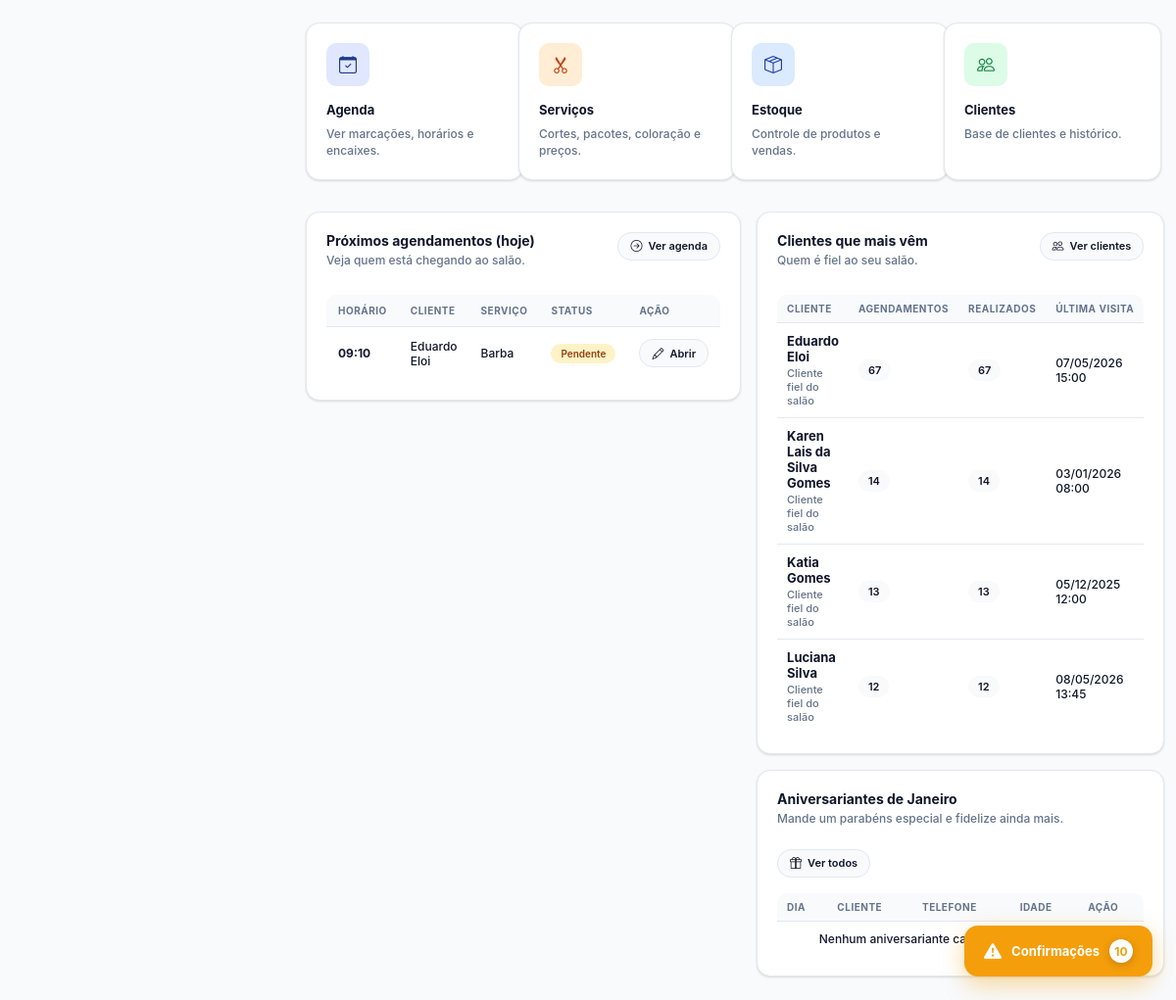
The page /pages/dashboard.php (signed in, lower part) on the database as committed earlier.
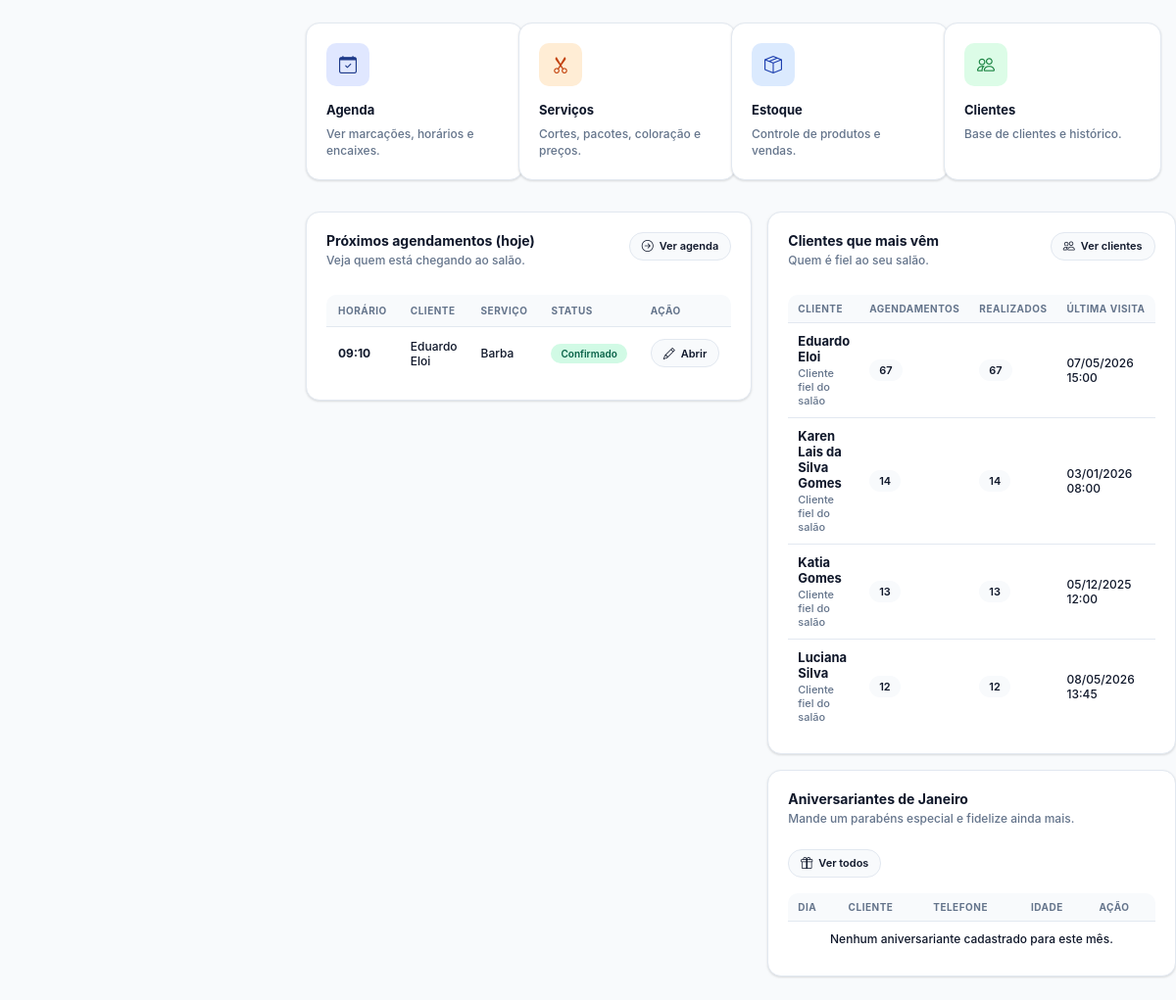
The same page on the database as committed later.
### tables this page shows
CREATE TABLE agendamentos (
        id INTEGER PRIMARY KEY AUTOINCREMENT,
        user_id INTEGER NOT NULL,
        cliente_nome TEXT NOT NULL,
        servico TEXT NOT NULL,
        data_agendamento DATE NOT NULL,
        horario TIME NOT NULL,
        status TEXT DEFAULT 'Pendente',
        observacoes TEXT,
        criado_em DATETIME DEFAULT CURRENT_TIMESTAMP
    , cliente_cpf TEXT, cliente_id INTEGER, valor REAL DEFAULT 0, serie_id TEXT, indice_serie INTEGER DEFAULT 1, e_recorrente INTEGER DEFAULT 0, lembrete_enviado INTEGER DEFAULT 0, comanda_id INTEGER);

### pages/dashboard.php (the view, shortened to what this page needs)
<?php
$userId = $_SESSION['user_id'];
include '../includes/header.php';
include '../includes/menu.php';
include '../includes/db.php';
$hoje        = date('Y-m-d');
$mesAtual    = date('m');
$mesFiltro  = $_GET['mes_aniversario'] ?? $mesAtual;
$stmt = $pdo->prepare("
    SELECT cliente_nome, servico, horario, status
      FROM agendamentos
     WHERE user_id = ?
       AND data_agendamento = ?
     ORDER BY horario ASC
     LIMIT 5
");
$stmt->execute([$userId, $hoje]);
$agendamentosHoje = $stmt->fetchAll();
$stmtTopClientes = $pdo->prepare("
    SELECT
        COALESCE(c.nome, a.cliente_nome) AS nome_cliente,
        COUNT(a.id) AS total_agendamentos,
        SUM(CASE WHEN a.status != 'Cancelado' THEN 1 ELSE 0 END) AS total_realizados,
        MAX(a.data_agendamento || ' ' || a.horario) AS ultimo_atendimento
    FROM agendamentos a
    LEFT JOIN clientes c
           ON c.id = a.cliente_id
          AND c.user_id = a.user_id
    WHERE a.user_id = :userId
    GROUP BY nome_cliente
    HAVING nome_cliente IS NOT NULL
    ORDER BY total_agendamentos DESC
    LIMIT 5
");
$stmtTopClientes->execute([':userId' => $userId]);
$topClientes = $stmtTopClientes->fetchAll();
$mesNomes = [
    '01' => 'Janeiro',
    '02' => 'Fevereiro',
    '03' => 'Março',
    '04' => 'Abril',
    '05' => 'Maio',
    '06' => 'Junho',
    '07' => 'Julho',
    '08' => 'Agosto',
    '09' => 'Setembro',
    '10' => 'Outubro',
    '11' => 'Novembro',
    '12' => 'Dezembro',
];
$stmtAniv = $pdo->prepare("
    SELECT nome, data_nascimento, telefone
      FROM clientes
     WHERE user_id = :userId
       AND data_nascimento IS NOT NULL
       AND strftime('%m', data_nascimento) = :mes
  ORDER BY strftime('%d', data_nascimento)
");
$stmtAniv->execute([
    ':userId' => $userId,
    ':mes'    => str_pad($mesFiltro, 2, '0', STR_PAD_LEFT)
]);
$aniversariantes = $stmtAniv->fetchAll();
$stmtPendentes = $pdo->prepare("
    SELECT a.id, a.cliente_nome, a.servico, a.data_agendamento, a.horario, a.valor, c.telefone
      FROM agendamentos a
      LEFT JOIN clientes c ON a.cliente_nome = c.nome AND a.user_id = c.user_id
     WHERE a.user_id = :userId
       AND a.status = 'Pendente'
       AND a.data_agendamento >= :hoje
  ORDER BY a.data_agendamento ASC, a.horario ASC
  LIMIT 10
");
$stmtPendentes->execute([
    ':userId' => $userId,
    ':hoje' => $hoje
]);
$agendamentosPendentes = $stmtPendentes->fetchAll();
?>
<main class="app-dashboard-wrapper">
    <div class="modules-header">
        <div>
        </div>
    </div>
    <div class="modules-scroll">
        <a href="<?php echo $isProd ? '/agenda' : '/karen_site/controle-salao/pages/agenda/agenda.php'; ?>" class="nav-card">
            <div class="icon-circle bg-indigo">
                <i class="bi bi-calendar-check"></i>
            </div>
            <div class="nav-title">Agenda</div>
            <div class="nav-desc">Ver marcações, horários e encaixes.</div>
        </a>
        <a href="<?php echo $isProd ? '/servicos' : '/karen_site/controle-salao/pages/servicos/servicos.php'; ?>" class="nav-card">
            <div class="icon-circle bg-orange">
                <i class="bi bi-scissors"></i>
            </div>
            <div class="nav-title">Serviços</div>
            <div class="nav-desc">Cortes, pacotes, coloração e preços.</div>
        </a>
        <a href="<?php echo $isProd ? '/produtos-estoque' : '/karen_site/controle-salao/pages/produtos-estoque/produtos-estoque.php'; ?>" class="nav-card">
            <div class="icon-circle bg-blue">
                <i class="bi bi-box-seam"></i>
            </div>
            <div class="nav-title">Estoque</div>
            <div class="nav-desc">Controle de produtos e vendas.</div>
        </a>
        <a href="<?php echo $isProd ? '/clientes' : '/karen_site/controle-salao/pages/clientes/clientes.php'; ?>" class="nav-card">
            <div class="icon-circle bg-emerald">
                <i class="bi bi-people"></i>
            </div>
            <div class="nav-title">Clientes</div>
            <div class="nav-desc">Base de clientes e histórico.</div>
        </a>
    </div>
    <div class="dashboard-panels">
        <div class="panel-column">
            <div class="recent-section">
                <div class="section-header">
                    <div>
                        <h3 class="section-title">Próximos agendamentos (hoje)</h3>
                        <p class="section-sub">Veja quem está chegando ao salão.</p>
                    </div>
                    <a href="<?php echo $isProd ? '/agenda' : '/karen_site/controle-salao/pages/agenda/agenda.php'; ?>" class="btn-action">
                        <i class="bi bi-arrow-right-circle"></i> Ver agenda
                    </a>
                </div>
                <div class="table-responsive">
                    <table class="custom-table">
                        <thead>
                            <tr>
                                <th>Horário</th>
                                <th>Cliente</th>
                                <th>Serviço</th>
                                <th>Status</th>
                                <th>Ação</th>
                            </tr>
                        </thead>
                        <tbody>
                            <?php if (!empty($agendamentosHoje)): ?>
                                <?php foreach ($agendamentosHoje as $ag): ?>
                                    <tr>
                                        <td data-label="Horário">
                                            <strong><?php echo date('H:i', strtotime($ag['horario'])); ?></strong>
                                        </td>
                                        <td data-label="Cliente"><?php echo htmlspecialchars($ag['cliente_nome']); ?></td>
                                        <td data-label="Serviço"><?php echo htmlspecialchars($ag['servico']); ?></td>
                                        <td data-label="Status">
                                            <span class="status-badge status-<?php echo htmlspecialchars($ag['status']); ?>">
                                                <?php echo htmlspecialchars($ag['status']); ?>
                                            </span>
                                        </td>
                                        <td data-label="Ação">
                                            <a href="<?php echo $isProd ? '/agenda' : '/karen_site/controle-salao/pages/agenda/agenda.php'; ?>" class="btn-action">
                                                <i class="bi bi-pencil"></i> Abrir
                                            </a>
                                        </td>
                                    </tr>
                                <?php endforeach; ?>
                            <?php endif; ?>
                        </tbody>
                    </table>
                </div>
            </div>
        </div>
        <div class="panel-column">
            <div class="recent-section">
                <div class="section-header">
                    <div>
                        <h3 class="section-title">Clientes que mais vêm</h3>
                        <p class="section-sub">Quem é fiel ao seu salão.</p>
                    </div>
                    <a href="<?php echo $isProd ? '/clientes' : '/karen_site/controle-salao/pages/clientes/clientes.php'; ?>" class="btn-action">
                        <i class="bi bi-people"></i> Ver clientes
                    </a>
                </div>
                <div class="table-responsive">
                    <table class="custom-table small">
                        <thead>
                            <tr>
                                <th>Cliente</th>
                                <th>Agendamentos</th>
                                <th>Realizados</th>
                                <th>Última visita</th>
                            </tr>
                        </thead>
                        <tbody>
                            <?php if (!empty($topClientes)): ?>
                                <?php foreach ($topClientes as $cli): ?>
                                    <tr>
                                        <td data-label="Cliente">
                                            <div class="top-client-name">
                                                <?php echo htmlspecialchars($cli['nome_cliente']); ?>
                                            </div>
                                            <div class="top-client-sub">
                                                Cliente fiel do salão
                                            </div>
                                        </td>
                                        <td data-label="Agendamentos">
                                            <span class="badge-pill">
                                                <?php echo (int)$cli['total_agendamentos']; ?>
                                            </span>
                                        </td>
                                        <td data-label="Realizados">
                                            <span class="badge-pill">
                                                <?php echo (int)$cli['total_realizados']; ?>
                                            </span>
                                        </td>
                                        <td data-label="Última visita">
                                            <?php
                                            if (!empty($cli['ultimo_atendimento'])) {
                                                $dt = new DateTime($cli['ultimo_atendimento']);
                                                echo $dt->format('d/m/Y H:i');
                                            } else {
                                                echo '-';
                                            }
                                            ?>
                                        </td>
                                    </tr>
                                <?php endforeach; ?>
                            <?php endif; ?>
                        </tbody>
                    </table>
                </div>
            </div>
            <div class="recent-section">
                <div class="section-header">
                    <div>
                        <h3 class="section-title">
                            Aniversariantes de <?php echo htmlspecialchars($mesNomes[str_pad($mesFiltro, 2, '0', STR_PAD_LEFT)]); ?>
                        </h3>
                        <p class="section-sub">Mande um parabéns especial e fidelize ainda mais.</p>
                    </div>
                    <a href="<?php echo $isProd ? '/clientes' : '/karen_site/controle-salao/pages/clientes/clientes.php'; ?>" class="btn-action">
                        <i class="bi bi-gift"></i> Ver todos
                    </a>
                </div>
                <div class="table-responsive">
                    <table class="custom-table small">
                        <thead>
                            <tr>
                                <th>Dia</th>
                                <th>Cliente</th>
                                <th>Telefone</th>
                                <th>Idade</th>
                                <th>Ação</th>
                            </tr>
                        </thead>
                        <tbody>
                            <?php if (!empty($aniversariantes)): ?>
                                <?php foreach ($aniversariantes as $cli): ?>
                                    <?php
                                    $dia = '-';
                                    $idadeLabel = '-';
                                    $idade = 0;
                                    if (!empty($cli['data_nascimento'])) {
                                        $nasc = new DateTime($cli['data_nascimento']);
                                        $dia = $nasc->format('d/m');
                                        $hojeDt = new DateTime('today');
                                        $idade = $hojeDt->diff($nasc)->y;
                                        $idadeLabel = $idade . ' anos';
                                    }
                                    ?>
                                    <tr>
                                        <td data-label="Dia">
                                            <span class="birthday-day"><?php echo $dia; ?></span>
                                        </td>
                                        <td data-label="Cliente"><?php echo htmlspecialchars($cli['nome']); ?></td>
                                        <td data-label="Telefone"><?php echo htmlspecialchars($cli['telefone'] ?? '-'); ?></td>
                                        <td data-label="Idade">
                                            <span class="birthday-age"><?php echo $idadeLabel; ?></span>
                                        </td>
                                        <td data-label="Ação">
                                            <button class="btn-send-birthday" onclick="abrirMensagemAniversario('<?php echo htmlspecialchars(addslashes($cli['nome'])); ?>', '<?php echo htmlspecialchars($cli['telefone'] ?? ''); ?>', <?php echo $idade; ?>)">
                                                <i class="bi bi-send-fill"></i>
                                                Enviar Parabéns
                                            </button>
                                        </td>
                                    </tr>
                                <?php endforeach; ?>
                            <?php else: ?>
                                <tr>
                                    <td colspan="5" class="empty-row">
                                        Nenhum aniversariante cadastrado para este mês.
                                    </td>
                                </tr>
                            <?php endif; ?>
                        </tbody>
                    </table>
                </div>
            </div>
        </div>
    </div>
</main>
<?php if (!empty($agendamentosPendentes)): ?>
<button class="btn-pendentes-float" onclick="abrirPendentes()">
    <i class="bi bi-exclamation-triangle-fill"></i>
    <span>Confirmações</span>
    <span class="pendentes-badge"><?php echo count($agendamentosPendentes); ?></span>
</button>
<?php endif; ?>
<?php include '../includes/footer.php'; ?>

### includes/header.php (shortened to what this page needs)
<!DOCTYPE html>
<html lang="pt-br">
<head>
    <link rel="stylesheet" href="https://cdn.jsdelivr.net/npm/bootstrap-icons@1.11.3/font/bootstrap-icons.min.css">
</head>
<body>

### includes/menu.php (shortened to what this page needs)
<?php
$isProd = isset($_SERVER['HTTP_HOST']) && $_SERVER['HTTP_HOST'] === 'salao.develoi.com';
?>
<link rel="stylesheet" href="https://cdn.jsdelivr.net/npm/bootstrap-icons@1.11.3/font/bootstrap-icons.min.css">

### includes/footer.php (shortened to what this page needs)
</body>
</html>

### includes/header.php (style rules this page uses)
:root { --primary: #6366f1; --primary-hover: #4f46e5; --bg-body: #f1f5f9; --text-dark: #1e293b; --text-gray: #64748b; --white: #ffffff; --danger: #ef4444; --success: #22c55e; --radius: 16px; --shadow: 0 4px 6px -1px rgba(0, 0, 0, 0.05), 0 2px 4px -1px rgba(0, 0, 0, 0.03); }
body { margin: 0; padding: 0; font-family: 'Inter', sans-serif; background-color: var(--bg-body); color: var(--text-dark); -webkit-font-smoothing: antialiased; }

### includes/menu.php (style rules this page uses)
:root { --primary: #6366f1; --primary-dark: #4f46e5; --sidebar-bg: #0f172a; --sidebar-width: 280px; --sidebar-collapsed-width: 86px; --text-sidebar: #cbd5e1; --bg-body: #f3f4f6; }
body { margin: 0; font-family: 'Plus Jakarta Sans', sans-serif; background-color: var(--bg-body); padding-top: 70px; }
@media (min-width: 992px) { body { padding-left: var(--sidebar-width); } }

Rows that differ between the two databases and show on the page:
changed agendamentos "Eduardo Eloi": status "Pendente" → "Confirmado"
Other text that changed with them:
count($agendamentosPendentes): "10" → (not shown)
text no longer shown: "Confirmações"
